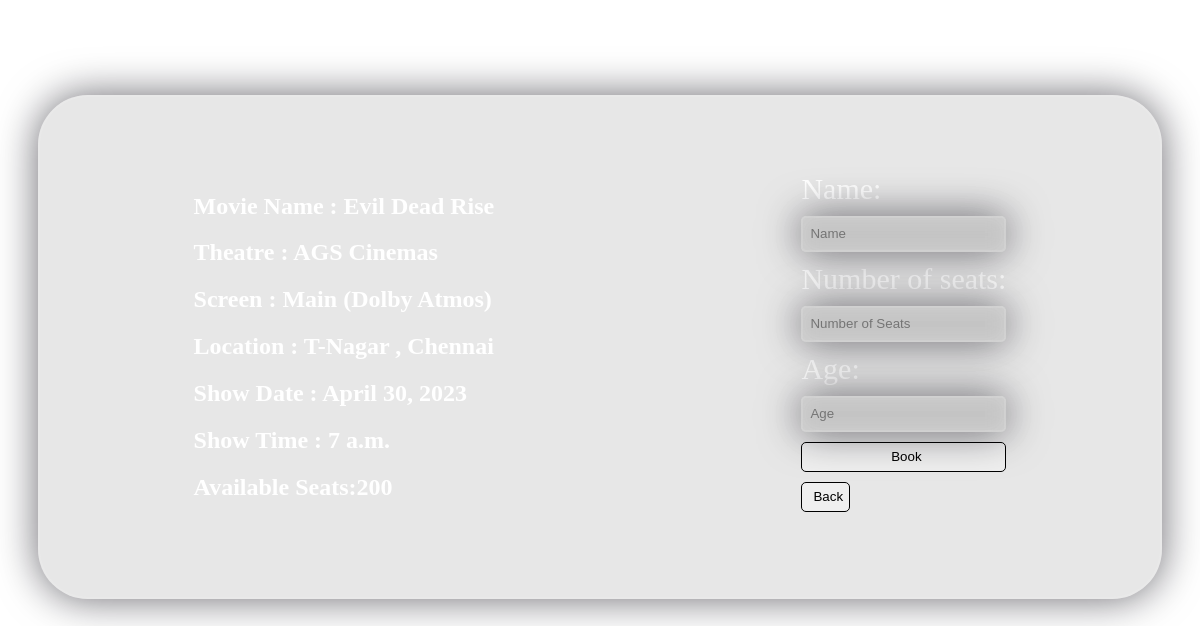
Before: /book/1/ with the older database file.
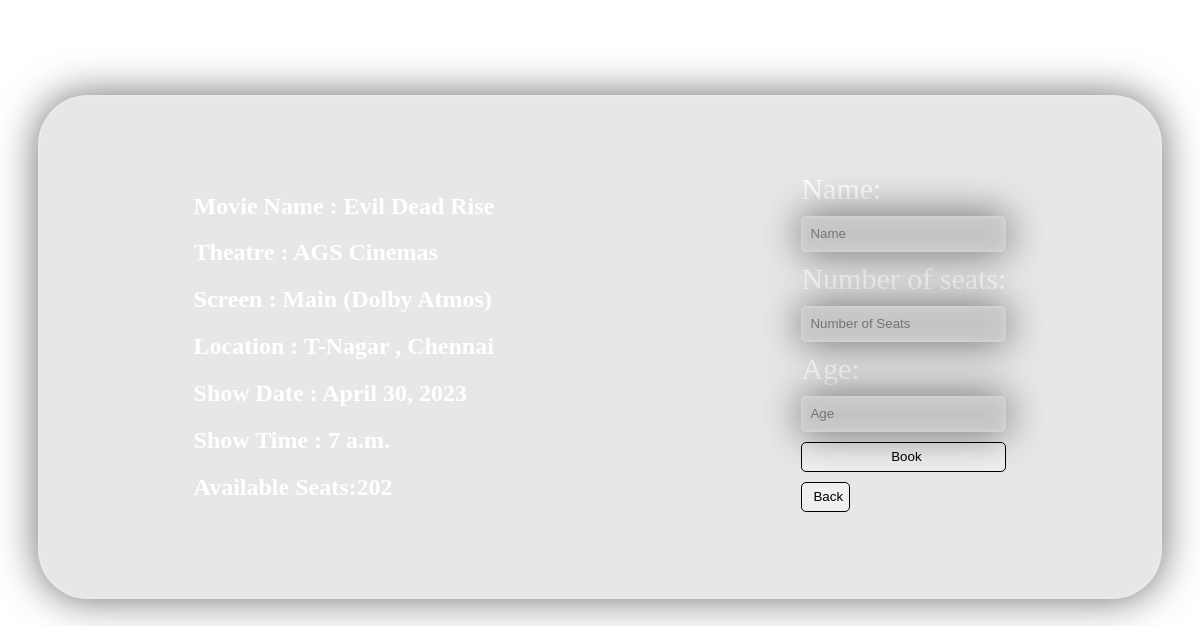
After: the same page with the newer database file.
### tickets/models.py (models this page shows)
class shows(models.Model):
    screen = models.ForeignKey(screen,on_delete=models.CASCADE)
    movies = models.ForeignKey(movies , on_delete= models.CASCADE)
    show_time = models.TimeField()
    show_date = models.DateField()
    no_of_free_seats = models.IntegerField()
    price=models.IntegerField(default=150)

class movies(models.Model):
    movies=models.BigAutoField(primary_key=True)
    name=models.CharField(max_length=50)
    image=models.ImageField(upload_to='pics',default="default.png")
    date=models.DateField()
    duration=models.CharField(max_length=50)
    type=models.CharField(max_length=50)
    language=models.CharField(max_length=50)
    rating=models.CharField(max_length=50)
    cast=models.TextField(max_length=100)
    trailer=models.CharField(max_length=100)
    price=models.IntegerField(default=0)

class screen(models.Model):
    name=models.CharField(max_length=50,default='main')
    theatre = models.ForeignKey(theatre,on_delete=models.CASCADE)
    type = models.CharField(max_length=50)
    no_of_total_seats = models.IntegerField()

class theatre(models.Model):
    theatre = models.BigAutoField(primary_key=True)
    name=models.CharField(max_length=50)
    location=models.CharField(max_length=50)

### tickets/views.py (the view, shortened to what this page needs)
# urls.py: path("book/<int:id>/",views.book,name="book"),
def book(request,id):
    show=shows.objects.get(id=id)
    print(show.movies.name)
    return render(request,'book.html',{'show':show})

### templates/book.html (shortened to what this page needs)
<!DOCTYPE html>
<html lang="en">
<head>
</head>
<body style="background-image: url('https://i.ibb.co/Ctn0RD8/7080236-3551904.jpg'); background-repeat: no-repeat;
background-size:cover;
background-attachment: fixed;">
    <div class="main_container">
        <div class="details">
    <h2>Movie Name : {{show.movies.name}}</h2>
    <h2>Theatre : {{show.screen.theatre.name}}</h2>
    <h2 style="text-transform: capitalize;">Screen : {{show.screen.name}} ({{show.screen.type}})</h2>
    <h2>Location : {{show.screen.theatre.location}}</h2>
    <h2>Show Date : {{show.show_date}}</h2>
    <h2>Show Time : {{show.show_time}}</h2>
    <h2>Available Seats:{{show.no_of_free_seats}}</h2>
    </div>
    <div class="forms">
    <form action="" method="post" class="forms_forms">
        <label for="Name">Name:</label>
        <input type="text" placeholder="Name" name="Name" id="Name">
        <label for="NoOfSeats">Number of seats:</label>
        <input type="number" placeholder="Number of Seats" name="NoOfSeats" id="NoOfSeats">
        <label for="Age">Age:</label>
        <input type="number" placeholder="Age" id="Age" name="Age">
        <button type="submit">Book</button>
    </form>
    <a href="http://127.0.0.1:8000/prebooking/{{show.movies.movies}}/" ><button>Back</button></a>
    </div>
    </div>
</body>
</html>

Changed rows visible on the page:
changed shows "Evil Dead Rise": no_of_free_seats "200" → "202"
